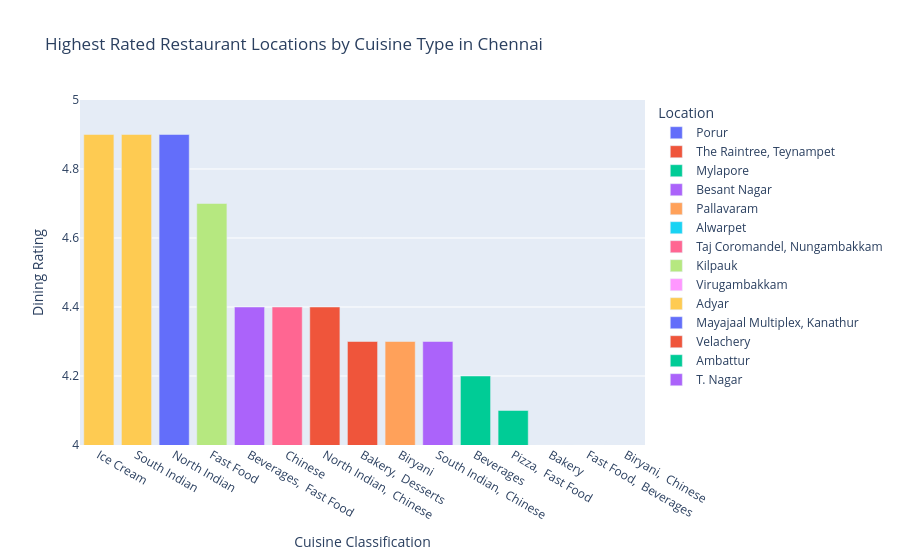

The code cell stored with this chart in its notebook:
### Code cell
# Generate the standard visualization matching the Mumbai layout syntax
fig = px.bar(
    final_highest_df,
    x='Cuisine',
    y='Dining Rating',
    color='Location',
    title='Highest Rated Restaurant Locations by Cuisine Type in Chennai',
    hover_data=['Name of Restaurant', 'Price for 2']
).update_layout(
    xaxis_title='Cuisine Classification',
    yaxis_title='Dining Rating',
    yaxis=dict(range=[4.0, 5.0]),
    xaxis={'categoryorder': 'total descending'}
)

fig.show()

### Figure 1 — Plotly figure (JSON) as saved in the notebook; plotly's stock layout.template omitted (floating-point values rounded to 4 significant figures)
{"data": [{"customdata": [["Cakes and Berrys", 150]], "hovertemplate": "Location=Porur<br>Cuisine=%{x}<br>Dining Rating=%{y}<br>Name of Restaurant=%{customdata[0]}<br>Price for 2=%{customdata[1]}<extra></extra>", "legendgroup": "Porur", "marker": {"color": "#636efa", "pattern": {"shape": ""}}, "name": "Porur", "orientation": "v", "showlegend": true, "textposition": "auto", "type": "bar", "x": ["Bakery"], "xaxis": "x", "y": [4.0], "yaxis": "y"}, {"customdata": [["The Pastry Shop", 600]], "hovertemplate": "Location=The Raintree, Teynampet<br>Cuisine=%{x}<br>Dining Rating=%{y}<br>Name of Restaurant=%{customdata[0]}<br>Price for 2=%{customdata[1]}<extra></extra>", "legendgroup": "The Raintree, Teynampet", "marker": {"color": "#EF553B", "pattern": {"shape": ""}}, "name": "The Raintree, Teynampet", "orientation": "v", "showlegend": true, "textposition": "auto", "type": "bar", "x": ["Bakery,  Desserts"], "xaxis": "x", "y": [4.3], "yaxis": "y"}, {"customdata": [["Kalathi Rose Milk Shop", 150]], "hovertemplate": "Location=Mylapore<br>Cuisine=%{x}<br>Dining Rating=%{y}<br>Name of Restaurant=%{customdata[0]}<br>Price for 2=%{customdata[1]}<extra></extra>", "legendgroup": "Mylapore", "marker": {"color": "#00cc96", "pattern": {"shape": ""}}, "name": "Mylapore", "orientation": "v", "showlegend": true, "textposition": "auto", "type": "bar", "x": ["Beverages"], "xaxis": "x", "y": [4.2], "yaxis": "y"}, {"customdata": [["Milkshake And Co.", 400]], "hovertemplate": "Location=Besant Nagar<br>Cuisine=%{x}<br>Dining Rating=%{y}<br>Name of Restaurant=%{customdata[0]}<br>Price for 2=%{customdata[1]}<extra></extra>", "legendgroup": "Besant Nagar", "marker": {"color": "#ab63fa", "pattern": {"shape": ""}}, "name": "Besant Nagar", "orientation": "v", "showlegend": true, "textposition": "auto", "type": "bar", "x": ["Beverages,  Fast Food"], "xaxis": "x", "y": [4.4], "yaxis": "y"}, {"customdata": [["Yaa Mohaideen Briyani", 500]], "hovertemplate": "Location=Pallavaram<br>Cuisine=%{x}<br>Dining Rating=%{y}<br>Name of Restaurant=%{customdata[0]}<br>Price for 2=%{customdata[1]}<extra></extra>", "legendgroup": "Pallavaram", "marker": {"color": "#FFA15A", "pattern": {"shape": ""}}, "name": "Pallavaram", "orientation": "v", "showlegend": true, "textposition": "auto", "type": "bar", "x": ["Biryani"], "xaxis": "x", "y": [4.3], "yaxis": "y"}, {"customdata": [["Anburaj Briyani & Fast Food", 250]], "hovertemplate": "Location=Alwarpet<br>Cuisine=%{x}<br>Dining Rating=%{y}<br>Name of Restaurant=%{customdata[0]}<br>Price for 2=%{customdata[1]}<extra></extra>", "legendgroup": "Alwarpet", "marker": {"color": "#19d3f3", "pattern": {"shape": ""}}, "name": "Alwarpet", "orientation": "v", "showlegend": true, "textposition": "auto", "type": "bar", "x": ["Biryani,  Chinese"], "xaxis": "x", "y": [3.8], "yaxis": "y"}, {"customdata": [["Golden Dragon - Taj Coromandel", 2800]], "hovertemplate": "Location=Taj Coromandel, Nungambakkam<br>Cuisine=%{x}<br>Dining Rating=%{y}<br>Name of Restaurant=%{customdata[0]}<br>Price for 2=%{customdata[1]}<extra></extra>", "legendgroup": "Taj Coromandel, Nungambakkam", "marker": {"color": "#FF6692", "pattern": {"shape": ""}}, "name": "Taj Coromandel, Nungambakkam", "orientation": "v", "showlegend": true, "textposition": "auto", "type": "bar", "x": ["Chinese"], "xaxis": "x", "y": [4.4], "yaxis": "y"}, {"customdata": [["Fusilli Reasons", 400]], "hovertemplate": "Location=Kilpauk<br>Cuisine=%{x}<br>Dining Rating=%{y}<br>Name of Restaurant=%{customdata[0]}<br>Price for 2=%{customdata[1]}<extra></extra>", "legendgroup": "Kilpauk", "marker": {"color": "#B6E880", "pattern": {"shape": ""}}, "name": "Kilpauk", "orientation": "v", "showlegend": true, "textposition": "auto", "type": "bar", "x": ["Fast Food"], "xaxis": "x", "y": [4.7], "yaxis": "y"}, {"customdata": [["Food Affair", 450]], "hovertemplate": "Location=Virugambakkam<br>Cuisine=%{x}<br>Dining Rating=%{y}<br>Name of Restaurant=%{customdata[0]}<br>Price for 2=%{customdata[1]}<extra></extra>", "legendgroup": "Virugambakkam", "marker": {"color": "#FF97FF", "pattern": {"shape": ""}}, "name": "Virugambakkam", "orientation": "v", "showlegend": true, "textposition": "auto", "type": "bar", "x": ["Fast Food,  Beverages"], "xaxis": "x", "y": [4.0], "yaxis": "y"}, {"customdata": [["Bombay Kulfi", 200], ["Prems Graama Bhojanam", 500]], "hovertemplate": "Location=Adyar<br>Cuisine=%{x}<br>Dining Rating=%{y}<br>Name of Restaurant=%{customdata[0]}<br>Price for 2=%{customdata[1]}<extra></extra>", "legendgroup": "Adyar", "marker": {"color": "#FECB52", "pattern": {"shape": ""}}, "name": "Adyar", "orientation": "v", "showlegend": true, "textposition": "auto", "type": "bar", "x": ["Ice Cream", "South Indian"], "xaxis": "x", "y": [4.9, 4.9], "yaxis": "y"}, {"customdata": [["Bhangra", 800]], "hovertemplate": "Location=Mayajaal Multiplex, Kanathur<br>Cuisine=%{x}<br>Dining Rating=%{y}<br>Name of Restaurant=%{customdata[0]}<br>Price for 2=%{customdata[1]}<extra></extra>", "legendgroup": "Mayajaal Multiplex, Kanathur", "marker": {"color": "#636efa", "pattern": {"shape": ""}}, "name": "Mayajaal Multiplex, Kanathur", "orientation": "v", "showlegend": true, "textposition": "auto", "type": "bar", "x": ["North Indian"], "xaxis": "x", "y": [4.9], "yaxis": "y"}, {"customdata": [["Coal Barbecues", 1400]], "hovertemplate": "Location=Velachery<br>Cuisine=%{x}<br>Dining Rating=%{y}<br>Name of Restaurant=%{customdata[0]}<br>Price for 2=%{customdata[1]}<extra></extra>", "legendgroup": "Velachery", "marker": {"color": "#EF553B", "pattern": {"shape": ""}}, "name": "Velachery", "orientation": "v", "showlegend": true, "textposition": "auto", "type": "bar", "x": ["North Indian,  Chinese"], "xaxis": "x", "y": [4.4], "yaxis": "y"}, {"customdata": [["Domino's Pizza", 400]], "hovertemplate": "Location=Ambattur<br>Cuisine=%{x}<br>Dining Rating=%{y}<br>Name of Restaurant=%{customdata[0]}<br>Price for 2=%{customdata[1]}<extra></extra>", "legendgroup": "Ambattur", "marker": {"color": "#00cc96", "pattern": {"shape": ""}}, "name": "Ambattur", "orientation": "v", "showlegend": true, "textposition": "auto", "type": "bar", "x": ["Pizza,  Fast Food"], "xaxis": "x", "y": [4.1], "yaxis": "y"}, {"customdata": [["Sapthagiri Tiffin Centre", 150]], "hovertemplate": "Location=T. Nagar<br>Cuisine=%{x}<br>Dining Rating=%{y}<br>Name of Restaurant=%{customdata[0]}<br>Price for 2=%{customdata[1]}<extra></extra>", "legendgroup": "T. Nagar", "marker": {"color": "#ab63fa", "pattern": {"shape": ""}}, "name": "T. Nagar", "orientation": "v", "showlegend": true, "textposition": "auto", "type": "bar", "x": ["South Indian,  Chinese"], "xaxis": "x", "y": [4.3], "yaxis": "y"}], "layout": {"barmode": "relative", "legend": {"title": {"text": "Location"}, "tracegroupgap": 0}, "title": {"text": "Highest Rated Restaurant Locations by Cuisine Type in Chennai"}, "xaxis": {"anchor": "y", "categoryorder": "total descending", "domain": [0, 1], "title": {"text": "Cuisine Classification"}}, "yaxis": {"anchor": "x", "domain": [0, 1], "range": [4, 5], "title": {"text": "Dining Rating"}}}}
